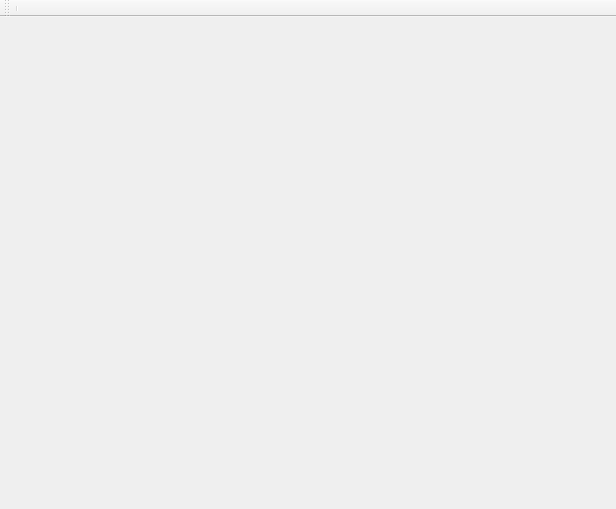
<?xml version="1.0" encoding="UTF-8"?>
<ui version="4.0">
 <class>frame</class>
 <widget class="QMainWindow" name="frame">
  <property name="geometry">
   <rect>
    <x>0</x>
    <y>0</y>
    <width>616</width>
    <height>509</height>
   </rect>
  </property>
  <property name="windowTitle">
   <string>MainWindow</string>
  </property>
  <widget class="QWidget" name="centralwidget">
   <widget class="QLabel" name="label">
    <property name="enabled">
     <bool>true</bool>
    </property>
    <property name="geometry">
     <rect>
      <x>0</x>
      <y>0</y>
      <width>461</width>
      <height>321</height>
     </rect>
    </property>
    <property name="sizePolicy">
     <sizepolicy hsizetype="Expanding" vsizetype="Expanding">
      <horstretch>0</horstretch>
      <verstretch>0</verstretch>
     </sizepolicy>
    </property>
    <property name="contextMenuPolicy">
     <enum>Qt::DefaultContextMenu</enum>
    </property>
    <property name="autoFillBackground">
     <bool>false</bool>
    </property>
    <property name="frameShadow">
     <enum>QFrame::Plain</enum>
    </property>
    <property name="text">
     <string/>
    </property>
   </widget>
  </widget>
  <widget class="QToolBar" name="toolBar">
   <property name="windowTitle">
    <string>toolBar</string>
   </property>
   <attribute name="toolBarArea">
    <enum>TopToolBarArea</enum>
   </attribute>
   <attribute name="toolBarBreak">
    <bool>false</bool>
   </attribute>
   <addaction name="separator"/>
  </widget>
 </widget>
 <resources/>
 <connections/>
</ui>
